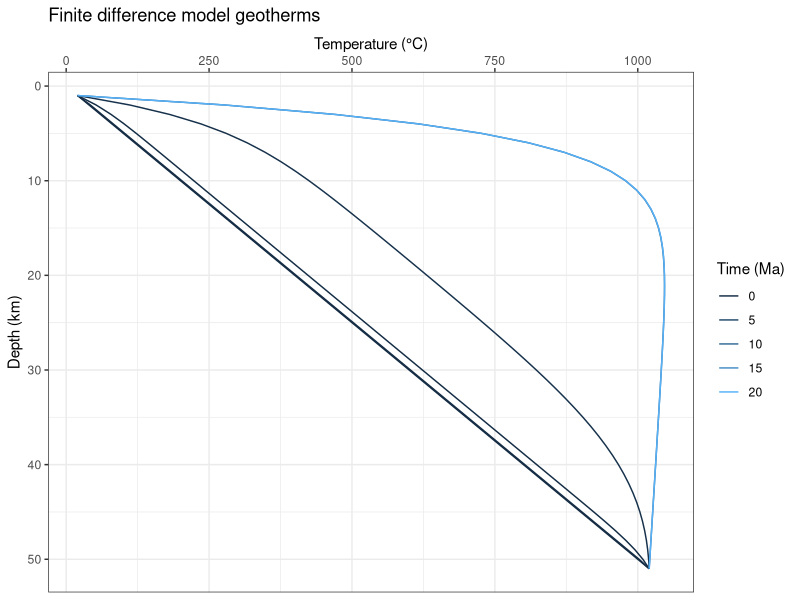

This chart was generated by the following R code:
# This script calculates a steady state geotherm based on a finite difference 
# model with constant heat flow with equations derived in class on 2/27/19 and 
# plots the geotherm.
# Updated 2019.03.05 CH.


## SETUP -----------------------------------------------------------------------

# Clear environment.
rm(list = ls())

# Load ggplot2.
# install.packages("ggplot2")
library(ggplot2)

# Load reshape2.
# install.packages("reshape2")
library(reshape2)

## INPUT AND CALCULATE PARAMETERS ----------------------------------------------

# Input constants and values. Convert values to the correct units for 
# calculations.

  # Input thermal conductivity in J/(s*K*m) or W/(m*K).
  k <- 3  # [W/(m*K)]

  # Input density in kg/(m^3).
  rho <- 2800  # [kg/(m^3)]

  # Input heat capacity in J/(kg*K).
  C <- 1e+03  # [J/(kg*K)]

  # Input heat production in W/(m^3).
  A <- 1e-6  # [W/(m^3)]

  # Input vertical velocity / uplift in mm/yr.
  U.mmyr <- 11  # [mm/yr]
  U <- U.mmyr / (31500000 * 1000)  # [m/s]
  
  # Input geothermal gradient in K/km.
  a.Kkm <- 20  # [K/km]
  a <- a.Kkm / 1000  # [K/m]

# Calculate parameters based on constants input above.

  # Calculate thermal diffusivity in (m^2)/s
  K <- k / (C * rho)  # [(m^2)/s]
  
  
## SET BOUNDARY CONDTIONS ------------------------------------------------------

# Input boundary condtions.
  
  # Input the surface temperature.
  Ts <- 20  # [°C]
  
  # Input the basal temperature.
  Tb <- 1020  # [°C]
  

## SET MODEL STEP SIZES --------------------------------------------------------
  
# Input the distance step for the model. Calculate the stable time step for the 
# model. Convert values to the correct units for calculations.
  
  # Input the change in distance.
  delta.x <- 1000  # [m]
  # delta.x2 <- delta.x ^ 2  # [m^2]
  
  # Calculate the change in time based on the stability criterion for the model.
  delta.t.s <- (delta.x ^ 2) / (2.9574 * K)  # [s]
  delta.t.Ma <- delta.t.s / 31560000000000  # [Ma]
  # K.delta.t <- K * delta.t.s   # [m^2]
  
  # Create a vector of distances over which to evaluate the model.
  max.depth.km <- 50  # Set maximum depth of model in km.
  x <- vector()  # Initialize vector.
  x <- seq(from = 0, to = (max.depth.km * 1000), by = delta.x)
  
  # Create a vector of time over which to evaluate the model.
  max.time.Ma <- 21  # Set maximum time of model in Ma.
  t.Ma <- vector()  # Initialize vector.
  t.Ma <- seq(from = 0, to = max.time.Ma, by = delta.t.Ma)
  t.s <- vector()  # Initialize vector.
  t.s <- seq(from = 0, to = (max.time.Ma * 31560000000000), by = delta.t.s)

  
## SOLVE FINITE DIFERENCE MODEL ------------------------------------------------
  
  # Initialize matrix to hold results of the model.
  TC <- matrix(data = NA, nrow = length(t.s), ncol = length(x))  
  
  # Populate first column of the matrix.
  TC[, 1] <- Ts
  
  # Populate first row of the matrix.
  for (i in 2:dim(TC)[2]) {
    TC[1, i] <- TC[1, 1] + a * x[i]
  }
  
  # Populate the last column of the matix.
  TC[, dim(TC)[2]] <- TC[1, dim(TC)[2]]

  # Loop though the cells in the matrix and calculate model values.
  # Initialize vector used in for loop.
  TCvector <- vector()
  # Run for loop.
  for (j in 2:dim(TC)[1]) {  
    for (i in 2:(dim(TC)[2] - 1)) {
      TCvector[[1]] <- Ts
      TCvector[[i]] <- TC[j - 1, i] + 
        (K * delta.t.s) * (((TC[j - 1, i + 1] - 
                               (2 * TC[j - 1, i]) + 
                               TC[j - 1, i - 1]) / (delta.x ^ 2)) 
                           + (A / k) 
                           + ((U * (TC[j - 1, i + 1] - 
                                      TC[j - 1, i])) / (K * delta.x)))
    }
    TC[j, c(2:dim(TC)[2] - 1)] <- TCvector
  }
  

## SET UP DATA FRAME FOR PLOTTING ----------------------------------------------  
  
# Pull times of interest from results matrix.

  # Round the Ma time vector.
  t.Ma.round <- round(t.Ma, digits = 2)

  # Initialize data frame.
  TC.DF <- data.frame()
  
  # Build data frame, pulling rows of times of interest from TC.
  TC.DF <- as.data.frame(t(data.frame("t.0"  = TC[(match(0, t.Ma.round)), ], 
                                    "t.0.01" = TC[(match(0.01, t.Ma.round)), ], 
                                    "t.0.1"  = TC[(match(0.1, t.Ma.round)), ], 
                                    "t.1"    = TC[(match(1, t.Ma.round)), ], 
                                    "t.10"   = TC[(match(10, t.Ma.round)), ], 
                                    "t.20"   = TC[(match(20, t.Ma.round)), ])))
  
  # Rename columns based on depth in km associated with each starting value.
  colnames(TC.DF) <- x / 1000 # TC.DF[1, ]  # could also use starting values
  
  # Add time step column for plotting.
  TC.DF$time.Ma <- c(0, 0.01, 0.1, 1, 10, 20)
  
  # Melt data frame to prepare for plotting.
  TC.melt <- melt(TC.DF, id = "time.Ma")
  
  # Rename columns.
  colnames(TC.melt) <- c("time.Ma", "depth.km", "Temperature.C")
  
  # Sort data frame to make plotting easier.
  TC.melt <-  TC.melt[order(TC.melt$time.Ma),]
  
  # Make depth.km column numerical.
  TC.melt$depth.km <- as.numeric(TC.melt$depth.km)  
  


## PLOT GEOTHERMS --------------------------------------------------------------
  
  
  # Make plot.
  ggplot() +
    # Plot results of model.
    geom_path(TC.melt, 
              mapping = aes(x = Temperature.C,
                            y = depth.km, 
                            group = time.Ma,
                            color = time.Ma)) +
    # Make y axis plot in reverse order (0 depth at top of plot).
    scale_y_reverse() +
    # Put x axist at top of plot.
    scale_x_continuous(position = "top") +
    # Change to simpler ggplot2 theme.
    theme_bw() +
    # Change legend title.
    guides(color = guide_legend(title = "Time (Ma)")) +
    # Title plot and label axes.
    labs(title = "Finite difference model geotherms",  # Title plot.
         x = "Temperature (°C)",  # Label x axis.
         y = "Depth (km)")  # Label y axis.
  
  
  
